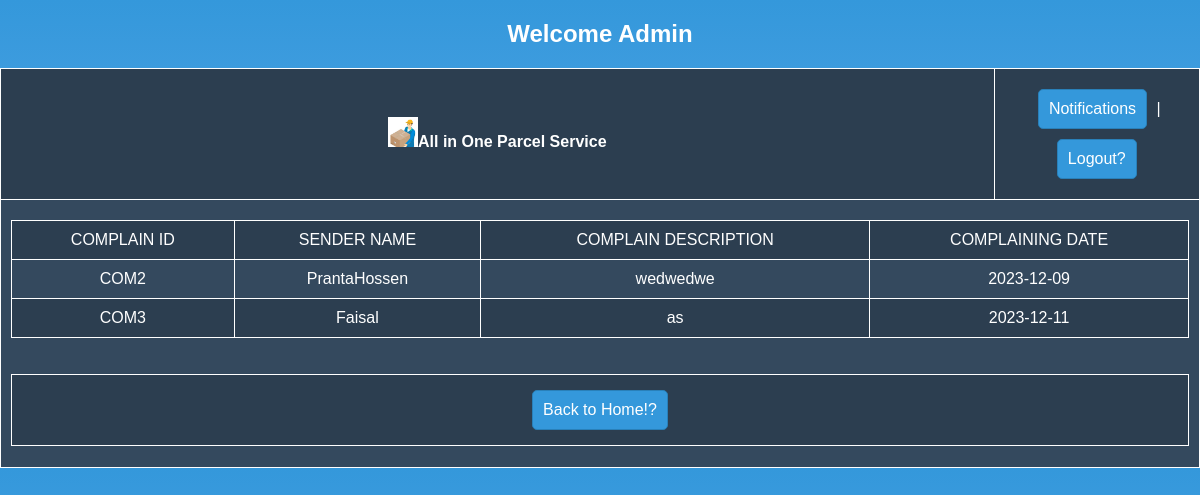
/view/AdminPanel/ComplainMember.php (signed in), run on the app's committed database.
### tables this page shows
CREATE TABLE `membercomplain` (
  `complainID` varchar(10) NOT NULL,
  `Username` varchar(20) NOT NULL,
  `ComplainDes` varchar(200) NOT NULL,
  `ComplainingDate` date NOT NULL
);

### model/complainModel.php (called while the page is built, shortened)
<?php
function viewAllComplainsMember()
{
    $con = getConnection();
    $sql = "select * from membercomplain";
    $result = mysqli_query($con, $sql);
    $Complains = [];
    while($row = mysqli_fetch_array($result))
    {
        array_push($Complains, $row);
    }
     return $Complains ;
}
?>

### view/AdminPanel/ComplainMember.php (the view, shortened to what this page needs)
<?php
require_once('../../model/complainModel.php');
$users = viewAllComplainsMember();
?>
<!DOCTYPE html>
<html lang="en">
<head>
    <link rel="stylesheet" href="https://cdnjs.cloudflare.com/ajax/libs/font-awesome/6.4.2/css/all.min.css" />
    <link rel="stylesheet" href="../asset/css/parcelhistoryStyle.css">
</head>
<body>
    <form action="../controller/specificParcel.php" method="POST">
        <h2 align="center">Welcome
            <?php echo $_SESSION['Username'] ?>
        </h2>
        <table border="1" cellspacing="0" width="100%" cellpadding="10" height="400px">
            <tr>
                <td><img src="../asset/clogo.png" alt="" height="30px"><b>All in One Parcel Service</td>
                <td align="right" colspan="2">
                    <a href="#">Notifications</a> |
                    <a href="../controller/logoutChecker.php">Logout?</a>
                </td>
            </tr>
            <tr>
                <td width="1250px" colspan="2">
                    <table border="1" cellspacing="0" align="center" width="1200px" cellpadding="10">
                        <td align="center">COMPLAIN ID</td>
                        <td align="center">SENDER NAME</td>
                        <td align="center">COMPLAIN DESCRIPTION</td>
                        <td align="center">COMPLAINING DATE</td>
                </td>
                <?php for ($i = 0; $i < count($users); $i++) { ?>
                <tr>
                    <td align="center">
                        <?= $users[$i]['complainID'] ?>
                    </td>
                    <td align="center">
                        <?= $users[$i]['Username'] ?>
                    </td>
                    <td align="center">
                        <?= $users[$i]['ComplainDes'] ?>
                    </td>
                    <td align="center">
                        <?= $users[$i]['ComplainingDate'] ?>
                    </td>
                </tr>
            <?php } ?>
            </tr>
        </table>
        <br><br>
        <table align="center" border="a" cellspacing="0" cellpadding="5">
            <tr>
                <td align="center">
                    <a href="../../view/admindashboard.php">Back to Home!?</a>
                </td>
            </tr>
        </table>
    </form>
</body>
</html>

### asset/css/parcelhistoryStyle.css (style rules this page uses)
body { font-family: Arial, sans-serif; background: linear-gradient(to bottom, #3498db, #6fafef); color: white; margin: 0; }
h2 { text-align: center; }
table { border-collapse: collapse; width: 100%; }
table, th, td { border: 1px solid white; }
th, td { padding: 10px; text-align: center; }
tr:nth-child(even) { background-color: #34495e; }
tr:nth-child(odd) { background-color: #2c3e50; }
a { display: inline-block; padding: 10px; margin: 5px; color: white; text-decoration: none; background: #3498db; border: 1px solid #2980b9; border-radius: 5px; transition: background 0.3s ease; }

### data on the page
membercomplain: complainID "COM2", Username "PrantaHossen", ComplainDes "wedwedwe", ComplainingDate "2023-12-09"
membercomplain: complainID "COM3", Username "Faisal", ComplainDes "as", ComplainingDate "2023-12-11"

### other printed values
$_SESSION['Username'] "Admin"
